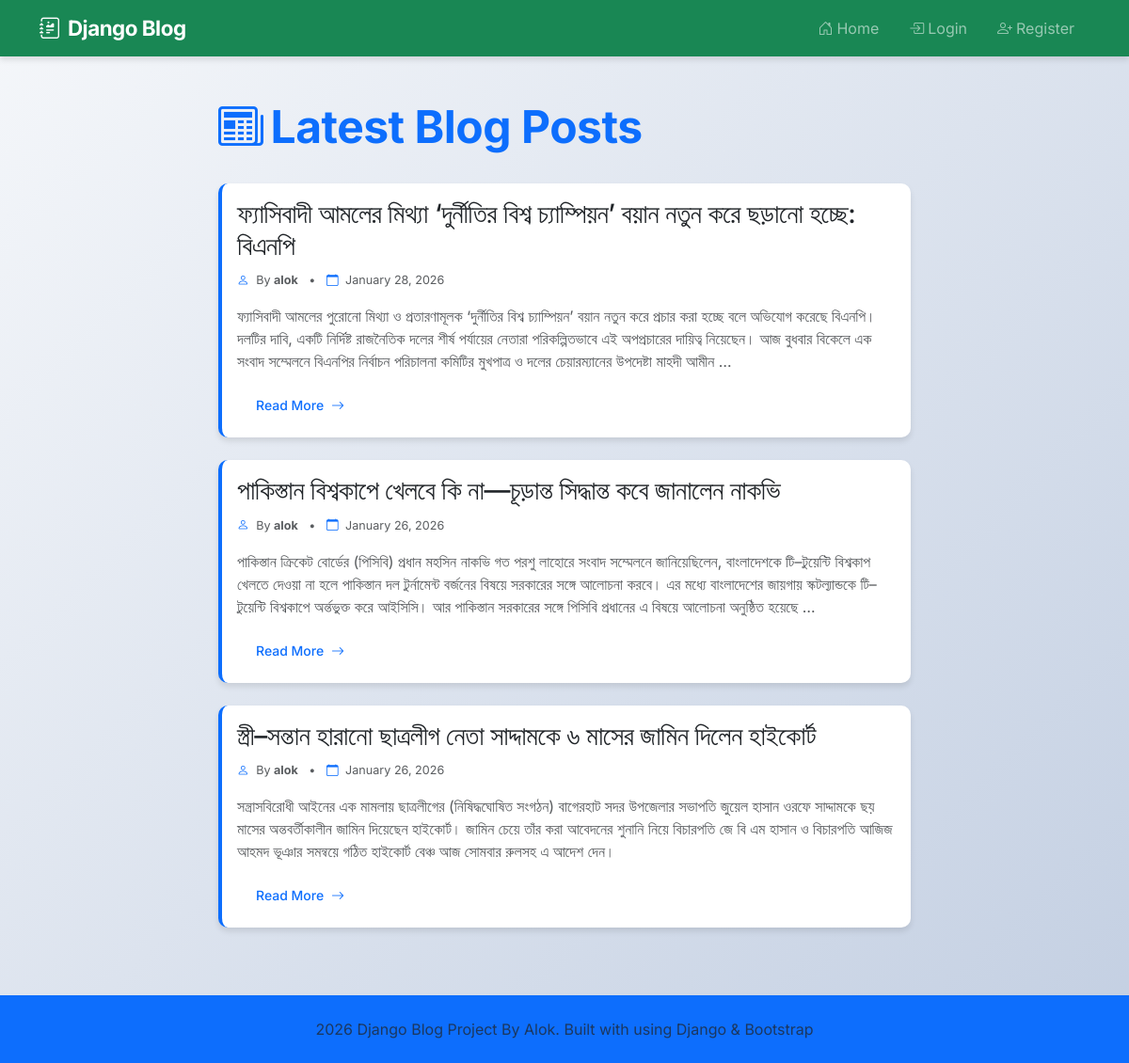
The page / on the database its author committed.
### blog/models.py (models this page shows, shortened)
class Post(models.Model):
    title = models.CharField(max_length=200)
    content = models.TextField()
    author = models.ForeignKey(User, on_delete=models.CASCADE)
    created_date = models.DateTimeField(auto_now_add=True)
    updated_date = models.DateTimeField(auto_now=True)

### blog/views.py (the view)
# urls.py: path('', PostListView.as_view(), name='home'),
class PostListView(ListView):
    model = Post
    template_name = 'blog/home.html'
    context_object_name = 'posts'
    ordering = ['-created_date']

### blog/templates/blog/home.html (shortened to what this page needs)
{% extends 'blog/base.html' %}
{% block content %}
<div class="row">
    <div class="col-lg-8 mx-auto">
        <div class="d-flex justify-content-between align-items-center mb-4">
            <h1 class="display-5 fw-bold text-primary"><br>
                <i class="bi bi-newspaper me-2"></i>Latest Blog Posts
            </h1>
        </div>
        {% if posts %}
        {% for post in posts %}
        <article class="card post-card mb-4 shadow-sm">
            <div class="card-body">
                <h2 class="card-title h3">
                    <a href="{% url 'post_detail' post.pk %}" class="text-decoration-none text-dark">
                        {{ post.title }}
                    </a>
                </h2>
                <div class="post-meta text-muted mb-3">
                    <small>
                        <i class="bi bi-person me-1"></i>
                        By <strong>{{ post.author.username }}</strong>
                        <span class="mx-2">•</span>
                        <i class="bi bi-calendar me-1"></i>
                        {{ post.created_date|date:"F d, Y" }}
                    </small>
                </div>
                <p class="card-text text-muted">
                    {{ post.content|truncatewords:50 }}
                </p>
                <a href="{% url 'post_detail' post.pk %}" class="btn btn-outline-primary btn-sm">
                    Read More <i class="bi bi-arrow-right ms-1"></i>
                </a>
            </div>
        </article>
        {% endfor %}
        {% endif %}
    </div>
</div>
{% endblock %}

### blog/templates/blog/base.html (shortened to what this page needs)
<!DOCTYPE html>
<html lang="en">
<head>
    <link href="https://cdn.jsdelivr.net/npm/bootstrap@5.3.0/dist/css/bootstrap.min.css" rel="stylesheet">
    <link rel="stylesheet" href="https://cdn.jsdelivr.net/npm/bootstrap-icons@1.10.0/font/bootstrap-icons.css">
    {% load static %}
    <link rel="stylesheet" href="{% static 'blog/css/style.css' %}">
</head>
<body>
    <nav class="navbar navbar-expand-lg navbar-dark bg-success shadow-sm fixed-top">
        <div class="container">
            <a class="navbar-brand fw-bold" href="{% url 'home' %}">
                <i class="bi bi-journal-richtext me-2"></i>Django Blog
            </a>
           <div class="collapse navbar-collapse" id="navbarNav">
                <ul class="navbar-nav ms-auto">
                    <li class="nav-item">
                        <a class="nav-link" href="{% url 'home' %}">
                            <i class="bi bi-house-door me-1"></i>Home
                        </a>
                    </li>
                    {% if user.is_authenticated %}
                        <li class="nav-item">
                            <a class="nav-link" href="{% url 'post_create' %}">
                                <i class="bi bi-plus-circle me-1"></i>New Post
                            </a>
                        </li>
                        <li class="nav-item dropdown">
                            <a class="nav-link dropdown-toggle" href="#" id="navbarDropdown" role="button" data-bs-toggle="dropdown">
                                <i class="bi bi-person-circle me-1"></i>{{ user.username }}
                            </a>
                            <ul class="dropdown-menu dropdown-menu-end">
                                <li><a class="dropdown-item" href="{% url 'logout' %}">
                                    <i class="bi bi-box-arrow-right me-2"></i>Logout
                                </a></li>
                            </ul>
                        </li>
                    {% else %}
                        <li class="nav-item">
                            <a class="nav-link" href="{% url 'login' %}">
                                <i class="bi bi-box-arrow-in-right me-1"></i>Login
                            </a>
                        </li>
                        <li class="nav-item">
                            <a class="nav-link" href="{% url 'register' %}">
                                <i class="bi bi-person-plus me-1"></i>Register
                            </a>
                        </li>
                    {% endif %}
                </ul>
            </div>
        </div>
    </nav>
    <main class="container my-5">
        {% block content %}{% endblock %}
    </main>
    <footer class="bg-primary text-center text-muted py-4">
        <div class="container">
            <p class="mb-0">2026 Django Blog Project By Alok. Built with using Django & Bootstrap
            </p>
        </div>
    </footer>
</body>
</html>

### blog/static/blog/css/style.css (style rules this page uses)
body { font-family: 'Inter', -apple-system, BlinkMacSystemFont, 'Segoe UI', Roboto, sans-serif; background: linear-gradient(135deg, #f5f7fa 0%, #c3cfe2 100%); min-height: 100vh; }
:root { --primary-color: #0d6efd; --primary-dark: #0a58ca; --secondary-color: #6c757d; --success-color: #198754; --danger-color: #dc3545; --warning-color: #ffc107; --light-bg: #f8f9fa; --card-shadow: 0 4px 6px rgba(0, 0, 0, 0.1); --hover-shadow: 0 8px 15px rgba(0, 0, 0, 0.15); }
.navbar { backdrop-filter: blur(10px); transition: all 0.3s ease; }
.navbar-brand { font-size: 1.4rem; letter-spacing: -0.5px; transition: transform 0.3s ease; }
.nav-link { transition: all 0.3s ease; position: relative; padding: 0.5rem 1rem !important; }
.card { border: none; border-radius: 12px; transition: all 0.3s ease; background: white; }
.post-card { border-left: 4px solid var(--primary-color); }
.btn { border-radius: 8px; padding: 0.5rem 1.25rem; font-weight: 500; transition: all 0.3s ease; border: none; }
.post-meta { font-size: 0.9rem; }
.post-meta i { color: var(--primary-color); }
h1, h2, h3, h4, h5, h6 { font-weight: 600; letter-spacing: -0.5px; }
.display-5 { font-weight: 700; }
.card-title a { transition: color 0.3s ease; }
html { scroll-behavior: smooth; }
a { transition: all 0.3s ease; }
.card, .btn, .alert, .form-control, .form-select { border-radius: 10px; }
.shadow-sm { box-shadow: var(--card-shadow) !important; }
* { transition-property: background-color, border-color, color, fill, stroke, opacity, box-shadow, transform; transition-duration: 0.2s; transition-timing-function: ease-in-out; }

### rows shown on the page
Post: title "ফ্যাসিবাদী আমলের মিথ্যা ‘দুর্নীতির বিশ্ব চ্যাম্পিয়ন’ বয়ান নতুন করে ছড়ানো হচ্ছে: বিএনপি", author.username "alok", created_date "January 28, 2026", content "ফ্যাসিবাদী আমলের পুরোনো মিথ্যা ও প্রতারণামূলক ‘দুর্নীতির বিশ্ব চ্যাম্পিয়ন’ বয়ান নতুন করে প্রচার করা হচ্ছে বলে অভিযোগ করেছে বিএনপি। দলটির দাবি, একটি নির্দিষ্ট রাজনৈতিক দলের শীর্ষ পর্যায়ের নেতারা পরিকল্পিতভাবে এই অপপ্রচারের দায়িত্ব নিয়েছেন। আজ বুধবার বিকেলে এক সংবাদ সম্মেলনে বিএনপির নির্বাচন পরিচালনা কমিটির মুখপাত্র ও দলের চেয়ারম্যানের উপদেষ্টা মাহদী আমীন …"
Post: title "পাকিস্তান বিশ্বকাপে খেলবে কি না—চূড়ান্ত সিদ্ধান্ত কবে জানালেন নাকভি", author.username "alok", created_date "January 26, 2026", content "পাকিস্তান ক্রিকেট বোর্ডের (পিসিবি) প্রধান মহসিন নাকভি গত পরশু লাহোরে সংবাদ সম্মেলনে জানিয়েছিলেন, বাংলাদেশকে টি–টুয়েন্টি বিশ্বকাপ খেলতে দেওয়া না হলে পাকিস্তান দল টুর্নামেন্ট বর্জনের বিষয়ে সরকারের সঙ্গে আলোচনা করবে। এর মধ্যে বাংলাদেশের জায়গায় স্কটল্যান্ডকে টি–টুয়েন্টি বিশ্বকাপে অর্ন্তভুক্ত করে আইসিসি। আর পাকিস্তান সরকারের সঙ্গে পিসিবি প্রধানের এ বিষয়ে আলোচনা অনুষ্ঠিত হয়েছে …"
Post: title "স্ত্রী–সন্তান হারানো ছাত্রলীগ নেতা সাদ্দামকে ৬ মাসের জামিন দিলেন হাইকোর্ট", author.username "alok", created_date "January 26, 2026", content "সন্ত্রাসবিরোধী আইনের এক মামলায় ছাত্রলীগের (নিষিদ্ধঘোষিত সংগঠন) বাগেরহাট সদর উপজেলার সভাপতি জুয়েল হাসান ওরফে সাদ্দামকে ছয় মাসের অন্তবর্তীকালীন জামিন দিয়েছেন হাইকোর্ট। জামিন চেয়ে তাঁর করা আবেদনের শুনানি নিয়ে বিচারপতি জে বি এম হাসান ও বিচারপতি আজিজ আহমদ ভূঞার সমন্বয়ে গঠিত হাইকোর্ট বেঞ্চ আজ সোমবার রুলসহ এ আদেশ দেন।"
